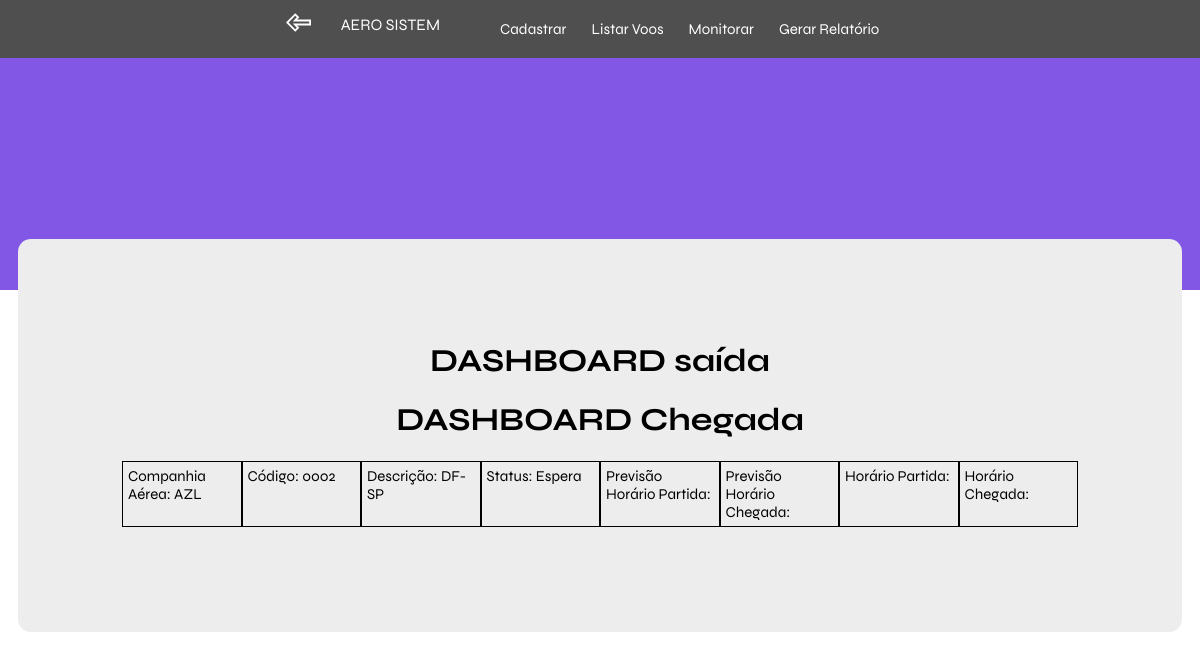
The page /home/ (signed in) on the database as committed earlier.
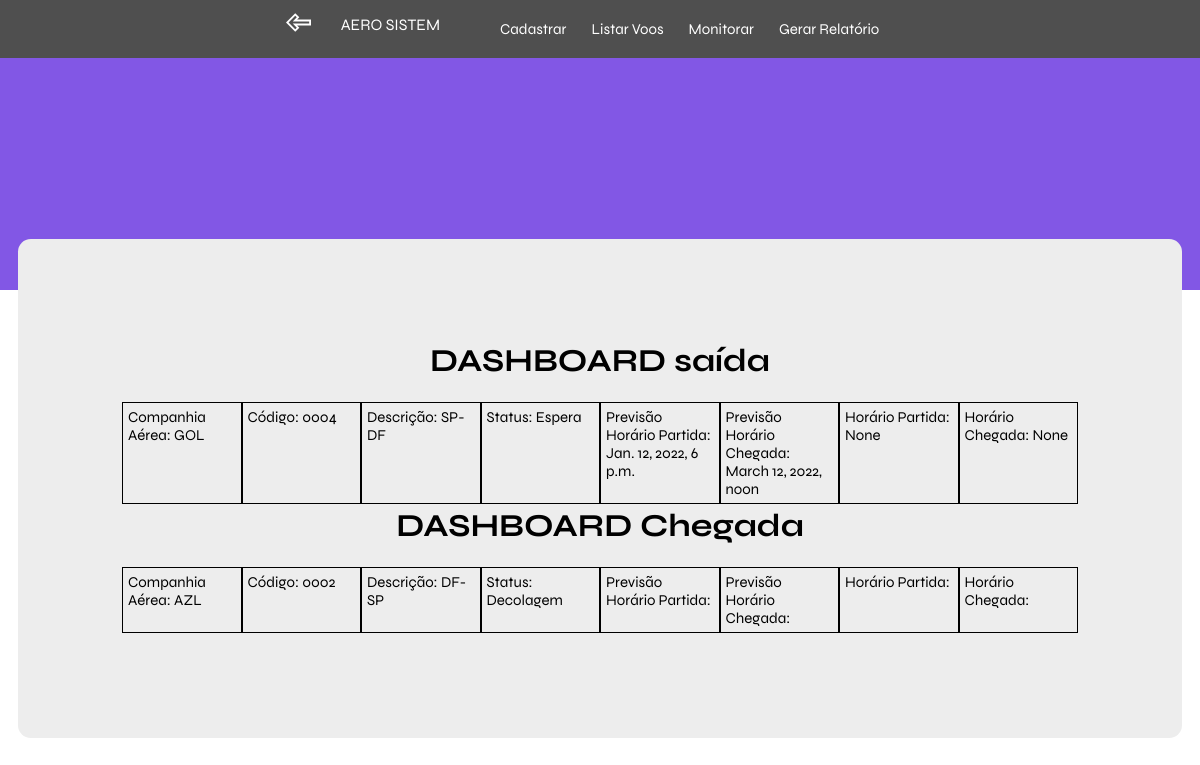
The same page on the database as committed later.
### book/models.py (models this page shows)
class Estado_Dinamico(models.Model):
	voo = models.OneToOneField(
        Voo,
        on_delete=models.CASCADE,
        primary_key=True,
    )
	STATUS = [
		('Embarque', 'Embarque'),
		('Pouso', 'Pouso'),
		('Decolagem', 'Decolagem'),
		('Finalizado', 'Finalizado'),
		('Espera', 'Espera'),
	]
	data_saida = models.DateTimeField(null=True)
	data_chegada = models.DateTimeField(null=True)
	status = models.CharField(max_length=10,choices=STATUS,default = 'EMB')
	class Meta:
			db_table = 'estado_dinamico'

class Voo(models.Model):
	STATUS = [
		('GOL', 'Gol'),
		('TAM', 'TAM '),
		('AVC', 'Avianca '),
		('AZL', 'Azul '),
	]
	ROTAS = [
		('SP-RJ', 'SP-RJ'),
		('SP-DF', 'SP-DF'),
		('RJ-SP', 'RJ-SP'),
		('DF-SP', 'DF-SP'),
	]
	id = models.BigAutoField(primary_key=True)
	codigo = models.CharField(max_length=12, null=False,unique = True)
	companhia = models.CharField(max_length=3,choices=STATUS, null=False)
	previsao_chegada = models.DateTimeField(null=False)
	previsao_partida = models.DateTimeField(null=False)
	rota = models.CharField(max_length=5,choices=ROTAS, null=False)
	class Meta:
		db_table = 'Voos'

### book/views.py (the view)
# urls.py: 2. Add a URL to urlpatterns:  path('', views.home, name='home')
def home(request, context = {'permissao':'Negada'}):
    request.session['tentativas'] = 0
    permissao = request.session['permissao']
    voos_dinamicoS = Estado_Dinamico.objects.select_related().filter(voo__rota = "SP-RJ")|Estado_Dinamico.objects.select_related().filter(voo__rota = "SP-DF")
    voos_dinamico2 = voos_dinamicoS.order_by('-voo__codigo')[:10]
    voos_dinamicoC = Estado_Dinamico.objects.select_related().filter(voo__rota = "RJ-SP")|Estado_Dinamico.objects.select_related().filter(voo__rota = "DF-SP")
    voos_dinamico = voos_dinamicoC.order_by('-voo__codigo')[:10]
    context={'voos_dinamico':voos_dinamico,'voos_dinamico2':voos_dinamico2,'permissao':permissao}
    return render(request,'home.html',context)

### template/home.html (shortened to what this page needs)
{% load static %}
<!DOCTYPE html>
<html lang="en">
<head>
    <link rel="stylesheet" href="{% static 'css/global.css' %}" />
    <link rel="stylesheet" href="{% static 'css/home.css' %}" />
</head>
<body>
    {% block content %}
        <header>
            <div class="content">
                <a class="voltar" href="{% url 'login' %}"><img src="{% static 'images/back.svg' %}" alt=""></a>
                <div class="column-left">
                  <a href="{% url 'home' %}">AERO SISTEM</a>
                  <ul class="menu">
                    <li><a href="{% url 'cadastrar' %}">Cadastrar</a></li>
                    <li><a href="{% url 'central' %}">Listar Voos</a></li>
                    <li><a href="{% url 'monitorar' %}">Monitorar</a></li>
                    <li><a href="{% url 'relatorio' %}">Gerar Relatório</a></li>
                  </ul>
                </div>
        </header>
        <div class="dashboard">
            <h1>DASHBOARD saída</h1>
            {% for voo in voos_dinamico2 %}
        <div>
            <div class="box">
                <div class="item">
                    <li>Companhia Aérea: {{ voo.voo.companhia }}</li>
                </div>
                <div class="item">
                    <li>Código: {{ voo.voo.codigo}}</li>
                </div>
                <div class="item">
                    <li>Descrição: {{ voo.voo.rota }}</li>
                </div>
                <div class="item">
                    <li>Status: {{ voo.status }}</li>
                </div>
                <div class="item">
                    <li>Previsão Horário Partida: {{ voo.voo.previsao_partida }}</li>
                </div>
                <div class="item">
                    <li>Previsão Horário Chegada: {{ voo.voo.previsao_chegada }}</li>
                </div>
                <div class="item">
                    <li>Horário Partida: {{ voo.data_saida }}</li>
                </div>
                <div class="item">
                    <li>Horário Chegada: {{ voo.data_chegada }}</li>
                </div>
            </div>
        </div>
    {% endfor %}
    <h1>DASHBOARD Chegada</h1>
    {% for voo in voos_dinamico %}
        <div>
            <div class="box">
                <div class="item">
                    <li>Companhia Aérea: {{ voo.voo.companhia }}</li>
                </div>
                <div class="item">
                    <li>Código: {{ voo.voo.codigo}}</li>
                </div>
                <div class="item">
                    <li>Descrição: {{ voo.voo.rota }}</li>
                </div>
                <div class="item">
                    <li>Status: {{ voo.status }}</li>
                </div>
                <div class="item">
                    <li>Previsão Horário Partida: {{ voo.previsao_partida }}</li>
                </div>
                <div class="item">
                    <li>Previsão Horário Chegada: {{ voo.previsao_chegada }}</li>
                </div>
                <div class="item">
                    <li>Horário Partida: {{ voo.voo.data_saida }}</li>
                </div>
                <div class="item">
                    <li>Horário Chegada: {{ voo.voo.data_chegada }}</li>
                </div>
            </div>
        </div>
    {% endfor %}
    {% endblock %}
</body>
</html>

Rows that differ between the two databases and show on the page:
added Estado_Dinamico: voo.companhia "GOL", voo.codigo "0004", voo.rota "SP-DF", status "Espera", voo.previsao_partida "Jan. 12, 2022, 6 p.m.", voo.previsao_chegada "March 12, 2022, noon", data_saida "None", data_chegada "None", shown under "DASHBOARD saída"
changed Estado_Dinamico "AZL": status "Espera" → "Decolagem"
